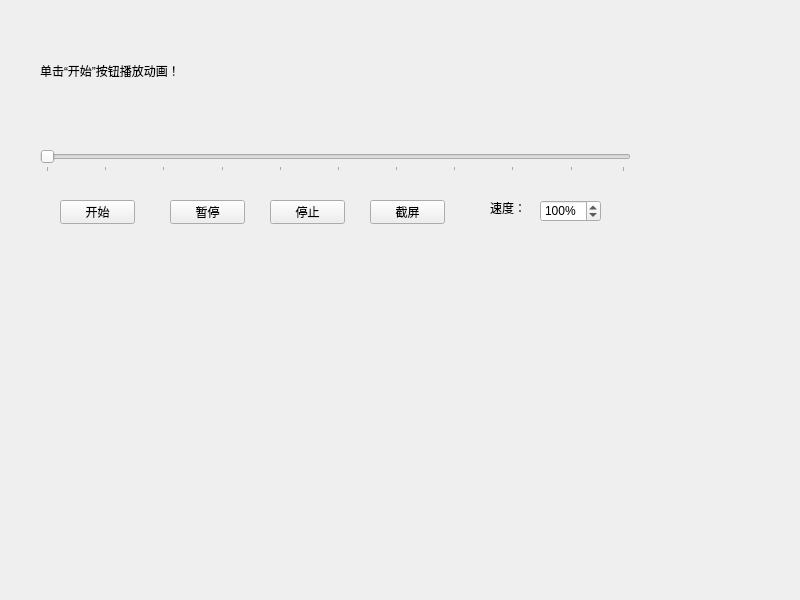
<?xml version="1.0" encoding="UTF-8"?>
<ui version="4.0">
 <class>Widget</class>
 <widget class="QWidget" name="Widget">
  <property name="geometry">
   <rect>
    <x>0</x>
    <y>0</y>
    <width>800</width>
    <height>600</height>
   </rect>
  </property>
  <property name="windowTitle">
   <string>Widget</string>
  </property>
  <widget class="QLabel" name="label">
   <property name="geometry">
    <rect>
     <x>40</x>
     <y>10</y>
     <width>601</width>
     <height>121</height>
    </rect>
   </property>
   <property name="text">
    <string>单击“开始”按钮播放动画！</string>
   </property>
  </widget>
  <widget class="QSlider" name="horizontalSlider">
   <property name="geometry">
    <rect>
     <x>40</x>
     <y>150</y>
     <width>591</width>
     <height>22</height>
    </rect>
   </property>
   <property name="orientation">
    <enum>Qt::Horizontal</enum>
   </property>
   <property name="tickPosition">
    <enum>QSlider::TicksBelow</enum>
   </property>
   <property name="tickInterval">
    <number>10</number>
   </property>
  </widget>
  <widget class="QPushButton" name="pushButton">
   <property name="geometry">
    <rect>
     <x>60</x>
     <y>200</y>
     <width>75</width>
     <height>24</height>
    </rect>
   </property>
   <property name="text">
    <string>开始</string>
   </property>
  </widget>
  <widget class="QPushButton" name="pushButton_2">
   <property name="geometry">
    <rect>
     <x>170</x>
     <y>200</y>
     <width>75</width>
     <height>24</height>
    </rect>
   </property>
   <property name="text">
    <string>暂停</string>
   </property>
   <property name="checkable">
    <bool>true</bool>
   </property>
  </widget>
  <widget class="QPushButton" name="pushButton_3">
   <property name="geometry">
    <rect>
     <x>270</x>
     <y>200</y>
     <width>75</width>
     <height>24</height>
    </rect>
   </property>
   <property name="text">
    <string>停止</string>
   </property>
  </widget>
  <widget class="QPushButton" name="pushButton_4">
   <property name="geometry">
    <rect>
     <x>370</x>
     <y>200</y>
     <width>75</width>
     <height>24</height>
    </rect>
   </property>
   <property name="text">
    <string>截屏</string>
   </property>
  </widget>
  <widget class="QLabel" name="label_2">
   <property name="geometry">
    <rect>
     <x>490</x>
     <y>200</y>
     <width>53</width>
     <height>16</height>
    </rect>
   </property>
   <property name="text">
    <string>速度：</string>
   </property>
  </widget>
  <widget class="QSpinBox" name="spinBox">
   <property name="geometry">
    <rect>
     <x>540</x>
     <y>200</y>
     <width>61</width>
     <height>22</height>
    </rect>
   </property>
   <property name="suffix">
    <string>%</string>
   </property>
   <property name="maximum">
    <number>999</number>
   </property>
   <property name="value">
    <number>100</number>
   </property>
  </widget>
 </widget>
 <resources/>
 <connections/>
</ui>
